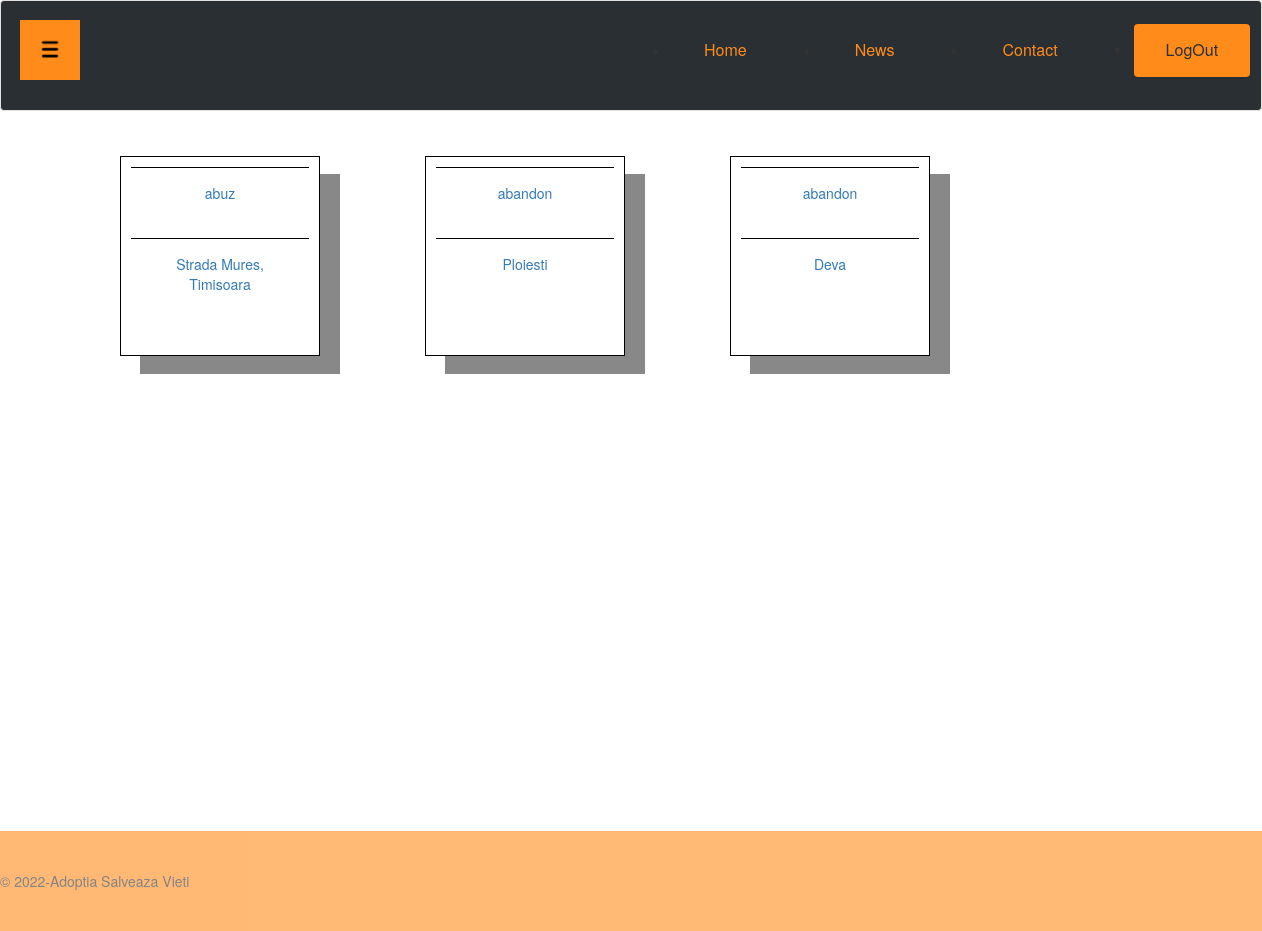
Page /php/vizualizareSemnalariProprii.php (signed in) on the committed database.
### tables this page shows
CREATE TABLE `semnalari` (
  `id_semnalare` varchar(255) NOT NULL,
  `id_utilizator` varchar(255) NOT NULL,
  `tip_semnalare` varchar(255) NOT NULL,
  `locatie` varchar(255) NOT NULL,
  `descriere` text NOT NULL,
  `tip_animal` varchar(255) NOT NULL
);

### php/vizualizareSemnalariProprii.php (the view, shortened to what this page needs)
<?php
if(!isset($_SESSION['id_administrator'])) {
    if(!isset($_SESSION['id_utilizator']))
        header("location: ../index.php");
    include("../include/inHeaderUser.php");
    $session_id = $_SESSION["id_utilizator"];
    $author = "user";
}
else{
    include("../include/inHeaderAdmin.php");
}
echo "<link rel='stylesheet' type='text/css' href='../css/admin.css'>";
global $conn;
if(isset($_SESSION['id_administrator'])){
    $check_semnalari = $conn->prepare("select * from semnalari");
    $check_semnalari->execute(array());
    echo "<div class=content>";
    while($semnalare = $check_semnalari->fetch())
    {
        echo "<div class='gallery'>
                <a href='stergeSemnalare.php?id_semnalare=" . $semnalare["id_semnalare"] . "'>
                <div class='desc'> " . $semnalare["tip_semnalare"] . " </div><br>
                <div class='desc'> " . $semnalare["locatie"] . " </div></div></a>";
    }
    echo "</div>";
}
include("../include/footer.php");
?>

### css/admin.css (style rules this page uses)
* { box-sizing: border-box; }
html,body { height: 100%; margin: 0; }
body { background-color:white; }
body.logged { overflow-x: hidden; -webkit-background-size: cover; -moz-background-size: cover; -o-background-size: cover; background-size: cover; }
div.gallery { margin: 5px; float: left; height: 200px; width: 200px; padding: 10px; box-shadow: 20px 18px #888888; }
div.desc { padding: 15px; text-align: center; border-top: 1px solid black; background-color: white; }
.content { min-height: 100%; margin-bottom: -100px; padding: 20px; }
div.gallery { margin: 5px; border: 1px solid black; margin-left: 100px; width: 200px; position: center; }
div.desc { padding: 15px; text-align: center; }

### rows in the picture
semnalari: tip_semnalare "abuz", locatie "Strada Mures, Timisoara"
semnalari: tip_semnalare "abandon", locatie "Ploiesti"
semnalari: tip_semnalare "abandon", locatie "Deva"
